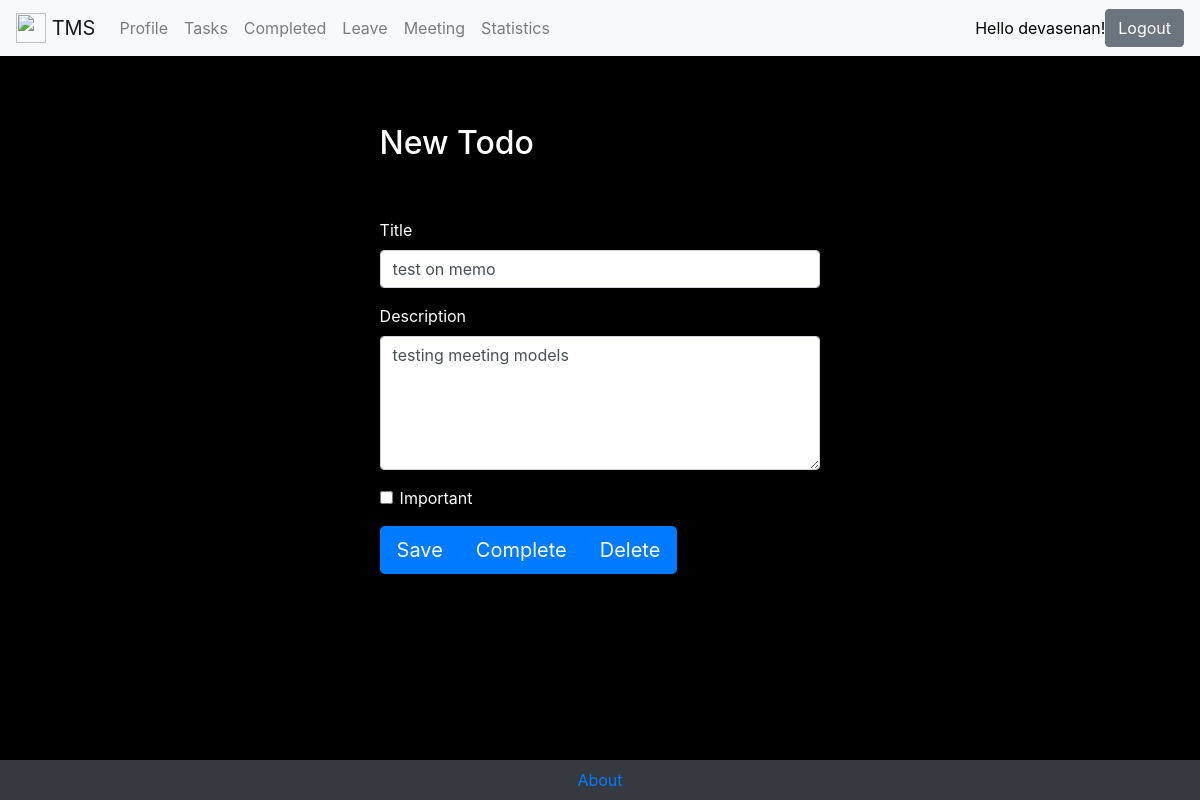
The page /task/todo/2 (signed in) on the database its author committed.
### register/models.py (models this page shows, shortened)
class UserAccount(AbstractBaseUser):
    email = models.EmailField(unique=True)
    username = models.CharField(max_length=150, unique=True)
    date_joined = models.DateTimeField(verbose_name='date joined', auto_now_add=True)
    last_login = models.DateTimeField(verbose_name='last login', auto_now=True)
    is_active = models.BooleanField(default=True)
    is_staff = models.BooleanField(default=False)
    is_admin = models.BooleanField(default=False)
    is_superuser = models.BooleanField(default=False)
    timestamp = models.DateTimeField(auto_now_add=True)
    phone = models.IntegerField(verbose_name='phone number', unique=True)
    USERNAME_FIELD = 'username' # this should be used to login
    REQUIRED_FIELDS = ['email', 'phone']
    objects = UserManager()

### tasks/models.py (models this page shows, shortened)
class Task(models.Model):
    title = models.CharField(max_length=50)
    memo = models.TextField(blank=True)
    created = models.DateTimeField(default=timezone.now)
    datecompleted = models.DateTimeField(null=True, blank=True)
    important = models.BooleanField(default=False)
    complete = models.BooleanField(default=False)
    user = models.ForeignKey(UserAccount, on_delete=models.CASCADE)

### tasks/views.py (the view, shortened to what this page needs)
# urls.py: path('todo/<int:todo_pk>', views.viewtodo, name="viewtodo"),
@login_required
def viewtodo(request, todo_pk):
    todo = get_object_or_404(Task, pk=todo_pk, user=request.user)
    if request.method == "GET":
        form = TaskForm(instance=todo)
        return render(request, 'tasks/viewtodo.html', {
            'todo': todo,
            "form": form
        })

### tasks/forms.py
class TaskForm(ModelForm):
    class Meta:
        model = Task
        fields = ["title", "memo", "important"]

### tasks/templates/tasks/viewtodo.html (shortened to what this page needs)
{% extends "tasks/main.html" %}
{% block content %}
<div class="row justify-content-center mt-5">
    <div class="col-md-5">
        <h2>New Todo</h2>
    </div>
</div>
<div class="row justify-content-center mt-5">
    <div class="col-md-5">
        <form method="POST">
            <div class="form-group">
                <label for="title">Title</label>
                <input type="text" name="title" class="form-control" id="title" value="{{ todo.title }}" required>
            </div>
            <div class="form-group">
                <label for="memo">Description</label>
                <textarea name="memo" rows="5" class="form-control" id="memo">{{ todo.memo }}</textarea>
            </div>
            <div class="form-group form-check">
                <input type="checkbox" name="important" class="form-check-input" id="important"
                    {% if todo.important %}checked{% endif %}>
                <label class="form-check-label" for="important">Important</label>
            </div>
            <div class="btn-group btn-group-lg" role="group" aria-label="...">
            <button type="submit" class="btn btn-primary">Save</button>
            <button type="button" class="btn btn-primary" onclick="$('#complete').click()">Complete</button>
            <button type="button" class="btn btn-primary" onclick="$('#delete').click()">Delete</button>
            </div>
        </form>
    </div>
</div>
{% endblock %}

### tasks/templates/tasks/main.html (shortened to what this page needs)
<!doctype html>
<html lang="en">
<head>
    <link rel="stylesheet" href="https://stackpath.bootstrapcdn.com/bootstrap/4.5.0/css/bootstrap.min.css"
>
</head>
<body style="background-color: black; color: white;">
    <nav class="navbar navbar-expand-lg navbar-light bg-light" style="color:black ;">
        <a class="navbar-brand" href="{% url 'tasks:home' %}">
            <img src="*" width="30" height="30" class="d-inline-block align-top" alt=""> <span> TMS</span>
        </a>
        <div class="collapse navbar-collapse" id="navbarSupportedContent" style="color:black ;">
            <ul class="navbar-nav mr-auto">
                {% if user.is_authenticated %}
                <li class="nav-item">
                    <a class="nav-link" href="{% url 'tasks:profile' %}">Profile</a>
                </li>
                <li class="nav-item">
                    <a class="nav-link" href="{% url 'tasks:home' %}">Tasks</a>
                </li>
                <li class="nav-item">
                    <a class="nav-link" href="{% url 'tasks:completedtodos' %}">Completed</a>
                </li>
                <li class="nav-item">
                    <a class="nav-link" href="{% url 'leave:currentleave' %}">Leave</a>
                </li>
                <li class="nav-item">
                    <a class="nav-link" href="{% url 'meeting:currentmeetings' %}">Meeting</a>
                </li>
                <li class="nav-item">
                    <a class="nav-link" href="{% url 'stats:stats' %}">Statistics</a>
                </li>
            </ul>
            Hello {{user.username}}!
            <form action="{% url 'logout' %}" method="POST" class="form-inline my-2 my-lg-0">
                <button class="btn btn-secondary my-2 my-sm-0" type="submit">Logout</button>
            </form>
            {% endif %}
        </div>
    </nav>
    <div class="container" style="margin-bottom: 100px; padding: 20px;">
    {% block content %}
    {% endblock %}
    </div>
    <nav class="navbar fixed-bottom navbar-dark bg-dark justify-content-center">
        <a href="https://devasenan134.pythonanywhere.com/"> About</a>
    </nav>
</body>
</html>

### rows shown on the page
UserAccount: username "devasenan"
Task: title "test on memo", memo "testing meeting models"
